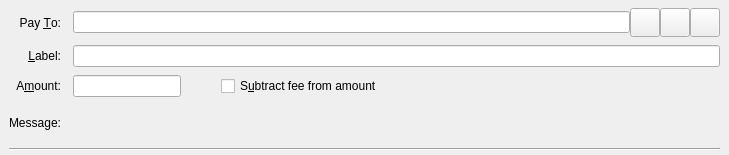
<?xml version="1.0" encoding="UTF-8"?>
<ui version="4.0">
 <class>SendCoinsEntry</class>
 <widget class="QStackedWidget" name="SendCoinsEntry">
  <property name="geometry">
   <rect>
    <x>0</x>
    <y>0</y>
    <width>729</width>
    <height>155</height>
   </rect>
  </property>
  <property name="focusPolicy">
   <enum>Qt::TabFocus</enum>
  </property>
  <property name="autoFillBackground">
   <bool>false</bool>
  </property>
  <widget class="QFrame" name="SendCoins">
   <property name="toolTip">
    <string>This is a normal payment.</string>
   </property>
   <property name="frameShape">
    <enum>QFrame::NoFrame</enum>
   </property>
   <layout class="QGridLayout" name="gridLayout">
    <property name="topMargin">
     <number>8</number>
    </property>
    <property name="bottomMargin">
     <number>4</number>
    </property>
    <property name="horizontalSpacing">
     <number>12</number>
    </property>
    <property name="verticalSpacing">
     <number>8</number>
    </property>
    <item row="0" column="1">
     <layout class="QHBoxLayout" name="payToLayout">
      <property name="spacing">
       <number>0</number>
      </property>
      <item>
       <widget class="QValidatedLineEdit" name="payTo">
        <property name="toolTip">
         <string>The Credit address to send the payment to</string>
        </property>
       </widget>
      </item>
      <item>
       <widget class="QToolButton" name="addressBookButton">
        <property name="toolTip">
         <string>Choose previously used address</string>
        </property>
        <property name="text">
         <string/>
        </property>
        <property name="iconSize">
         <size>
          <width>22</width>
          <height>22</height>
         </size>
        </property>
        <property name="shortcut">
         <string>Alt+A</string>
        </property>
       </widget>
      </item>
      <item>
       <widget class="QToolButton" name="pasteButton">
        <property name="toolTip">
         <string>Paste address from clipboard</string>
        </property>
        <property name="text">
         <string/>
        </property>
        <property name="iconSize">
         <size>
          <width>22</width>
          <height>22</height>
         </size>
        </property>
        <property name="shortcut">
         <string>Alt+P</string>
        </property>
       </widget>
      </item>
      <item>
       <widget class="QToolButton" name="deleteButton">
        <property name="toolTip">
         <string>Remove this entry</string>
        </property>
        <property name="text">
         <string/>
        </property>
        <property name="iconSize">
         <size>
          <width>22</width>
          <height>22</height>
         </size>
        </property>
       </widget>
      </item>
     </layout>
    </item>
    <item row="1" column="0">
     <widget class="QLabel" name="labellLabel">
      <property name="text">
       <string>&amp;Label:</string>
      </property>
      <property name="alignment">
       <set>Qt::AlignRight|Qt::AlignTrailing|Qt::AlignVCenter</set>
      </property>
      <property name="buddy">
       <cstring>addAsLabel</cstring>
      </property>
     </widget>
    </item>
    <item row="1" column="1">
     <widget class="QLineEdit" name="addAsLabel">
      <property name="toolTip">
       <string>Enter a label for this address to add it to the list of used addresses</string>
      </property>
     </widget>
    </item>
    <item row="2" column="0">
     <widget class="QLabel" name="amountLabel">
      <property name="text">
       <string>A&amp;mount:</string>
      </property>
      <property name="alignment">
       <set>Qt::AlignRight|Qt::AlignTrailing|Qt::AlignVCenter</set>
      </property>
      <property name="buddy">
       <cstring>payAmount</cstring>
      </property>
     </widget>
    </item>
    <item row="2" column="1">
     <layout class="QHBoxLayout" name="horizontalLayoutAmount" stretch="0,0,1">
      <item>
       <widget class="CreditAmountField" name="payAmount"/>
      </item>
      <item>
       <spacer name="horizontalSpacer">
        <property name="orientation">
         <enum>Qt::Horizontal</enum>
        </property>
        <property name="sizeHint" stdset="0">
         <size>
          <width>40</width>
          <height>20</height>
         </size>
        </property>
       </spacer>
      </item>
      <item>
       <widget class="QCheckBox" name="checkboxSubtractFeeFromAmount">
        <property name="maximumSize">
         <size>
          <width>16777215</width>
          <height>16777215</height>
         </size>
        </property>
        <property name="toolTip">
         <string>The fee will be deducted from the amount being sent. The recipient will receive a lower amount of Credit than you enter in the amount field. If multiple recipients are selected, the fee is split equally.</string>
        </property>
        <property name="text">
         <string>S&amp;ubtract fee from amount</string>
        </property>
       </widget>
      </item>
     </layout>
    </item>
    <item row="3" column="0">
     <widget class="QLabel" name="messageLabel">
      <property name="text">
       <string>Message:</string>
      </property>
      <property name="alignment">
       <set>Qt::AlignRight|Qt::AlignTrailing|Qt::AlignVCenter</set>
      </property>
     </widget>
    </item>
    <item row="3" column="1">
     <widget class="QLabel" name="messageTextLabel">
      <property name="toolTip">
       <string>A message that was attached to the Credit: URI which will be stored with the transaction for your reference. Note: This message will not be sent over the Credit network.</string>
      </property>
      <property name="textFormat">
       <enum>Qt::PlainText</enum>
      </property>
     </widget>
    </item>
    <item row="4" column="0" colspan="2">
     <widget class="Line" name="line">
      <property name="orientation">
       <enum>Qt::Horizontal</enum>
      </property>
     </widget>
    </item>
    <item row="0" column="0">
     <widget class="QLabel" name="payToLabel">
      <property name="text">
       <string>Pay &amp;To:</string>
      </property>
      <property name="alignment">
       <set>Qt::AlignRight|Qt::AlignTrailing|Qt::AlignVCenter</set>
      </property>
      <property name="buddy">
       <cstring>payTo</cstring>
      </property>
     </widget>
    </item>
   </layout>
  </widget>
  <widget class="QFrame" name="SendCoins_UnauthenticatedPaymentRequest">
   <property name="toolTip">
    <string>This is an unauthenticated payment request.</string>
   </property>
   <property name="autoFillBackground">
    <bool>true</bool>
   </property>
   <property name="frameShape">
    <enum>QFrame::NoFrame</enum>
   </property>
   <layout class="QGridLayout" name="gridLayout_is">
    <property name="spacing">
     <number>12</number>
    </property>
    <item row="0" column="0">
     <widget class="QLabel" name="payToLabel_is">
      <property name="text">
       <string>Pay &amp;To:</string>
      </property>
      <property name="alignment">
       <set>Qt::AlignRight|Qt::AlignTrailing|Qt::AlignVCenter</set>
      </property>
     </widget>
    </item>
    <item row="0" column="1">
     <layout class="QHBoxLayout" name="payToLayout_is">
      <property name="spacing">
       <number>0</number>
      </property>
      <item>
       <widget class="QLabel" name="payTo_is"/>
      </item>
      <item>
       <widget class="QToolButton" name="deleteButton_is">
        <property name="toolTip">
         <string>Remove this entry</string>
        </property>
        <property name="text">
         <string/>
        </property>
       </widget>
      </item>
     </layout>
    </item>
    <item row="1" column="0">
     <widget class="QLabel" name="memoLabel_is">
      <property name="text">
       <string>Memo:</string>
      </property>
      <property name="alignment">
       <set>Qt::AlignRight|Qt::AlignTrailing|Qt::AlignVCenter</set>
      </property>
     </widget>
    </item>
    <item row="1" column="1">
     <widget class="QLabel" name="memoTextLabel_is">
      <property name="textFormat">
       <enum>Qt::PlainText</enum>
      </property>
     </widget>
    </item>
    <item row="2" column="0">
     <widget class="QLabel" name="amountLabel_is">
      <property name="text">
       <string>A&amp;mount:</string>
      </property>
      <property name="alignment">
       <set>Qt::AlignRight|Qt::AlignTrailing|Qt::AlignVCenter</set>
      </property>
      <property name="buddy">
       <cstring>payAmount_is</cstring>
      </property>
     </widget>
    </item>
    <item row="2" column="1">
     <widget class="CreditAmountField" name="payAmount_is">
      <property name="acceptDrops">
       <bool>false</bool>
      </property>
     </widget>
    </item>
   </layout>
  </widget>
  <widget class="QFrame" name="SendCoins_AuthenticatedPaymentRequest">
   <property name="toolTip">
    <string>This is an authenticated payment request.</string>
   </property>
   <property name="autoFillBackground">
    <bool>true</bool>
   </property>
   <property name="frameShape">
    <enum>QFrame::NoFrame</enum>
   </property>
   <layout class="QGridLayout" name="gridLayout_s">
    <property name="spacing">
     <number>12</number>
    </property>
    <item row="0" column="0">
     <widget class="QLabel" name="payToLabel_s">
      <property name="text">
       <string>Pay &amp;To:</string>
      </property>
      <property name="alignment">
       <set>Qt::AlignRight|Qt::AlignTrailing|Qt::AlignVCenter</set>
      </property>
     </widget>
    </item>
    <item row="0" column="1">
     <layout class="QHBoxLayout" name="payToLayout_s">
      <property name="spacing">
       <number>0</number>
      </property>
      <item>
       <widget class="QLabel" name="payTo_s">
        <property name="textFormat">
         <enum>Qt::PlainText</enum>
        </property>
       </widget>
      </item>
      <item>
       <widget class="QToolButton" name="deleteButton_s">
        <property name="toolTip">
         <string>Remove this entry</string>
        </property>
        <property name="text">
         <string/>
        </property>
       </widget>
      </item>
     </layout>
    </item>
    <item row="1" column="0">
     <widget class="QLabel" name="memoLabel_s">
      <property name="text">
       <string>Memo:</string>
      </property>
      <property name="alignment">
       <set>Qt::AlignRight|Qt::AlignTrailing|Qt::AlignVCenter</set>
      </property>
     </widget>
    </item>
    <item row="1" column="1">
     <widget class="QLabel" name="memoTextLabel_s">
      <property name="textFormat">
       <enum>Qt::PlainText</enum>
      </property>
     </widget>
    </item>
    <item row="2" column="0">
     <widget class="QLabel" name="amountLabel_s">
      <property name="text">
       <string>A&amp;mount:</string>
      </property>
      <property name="alignment">
       <set>Qt::AlignRight|Qt::AlignTrailing|Qt::AlignVCenter</set>
      </property>
      <property name="buddy">
       <cstring>payAmount_s</cstring>
      </property>
     </widget>
    </item>
    <item row="2" column="1">
     <widget class="CreditAmountField" name="payAmount_s">
      <property name="acceptDrops">
       <bool>false</bool>
      </property>
     </widget>
    </item>
   </layout>
  </widget>
 </widget>
 <customwidgets>
  <customwidget>
   <class>QValidatedLineEdit</class>
   <extends>QLineEdit</extends>
   <header>qvalidatedlineedit.h</header>
  </customwidget>
  <customwidget>
   <class>CreditAmountField</class>
   <extends>QLineEdit</extends>
   <header>creditamountfield.h</header>
   <container>1</container>
  </customwidget>
 </customwidgets>
 <tabstops>
  <tabstop>payTo</tabstop>
  <tabstop>addressBookButton</tabstop>
  <tabstop>pasteButton</tabstop>
  <tabstop>deleteButton</tabstop>
  <tabstop>addAsLabel</tabstop>
  <tabstop>payAmount</tabstop>
  <tabstop>payAmount_is</tabstop>
  <tabstop>deleteButton_is</tabstop>
  <tabstop>payAmount_s</tabstop>
  <tabstop>deleteButton_s</tabstop>
 </tabstops>
 <resources/>
 <connections/>
</ui>
